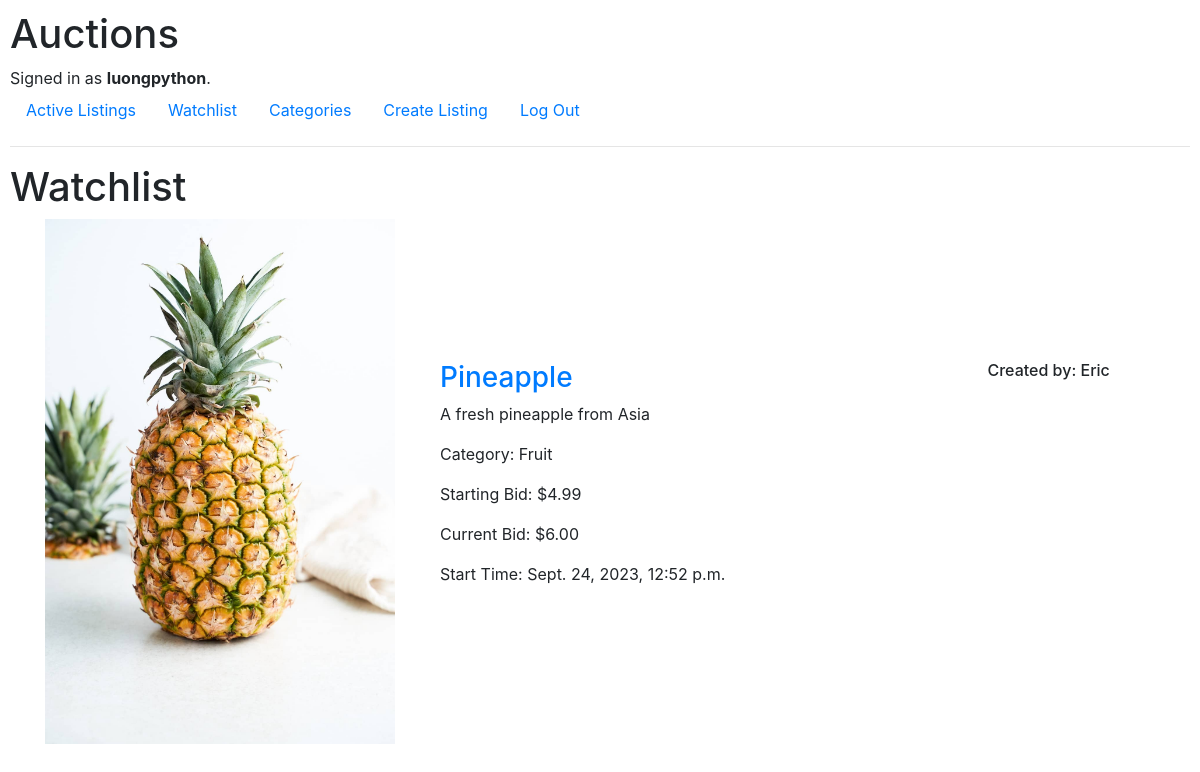
Before: /watchlist (signed in) with the older database file.
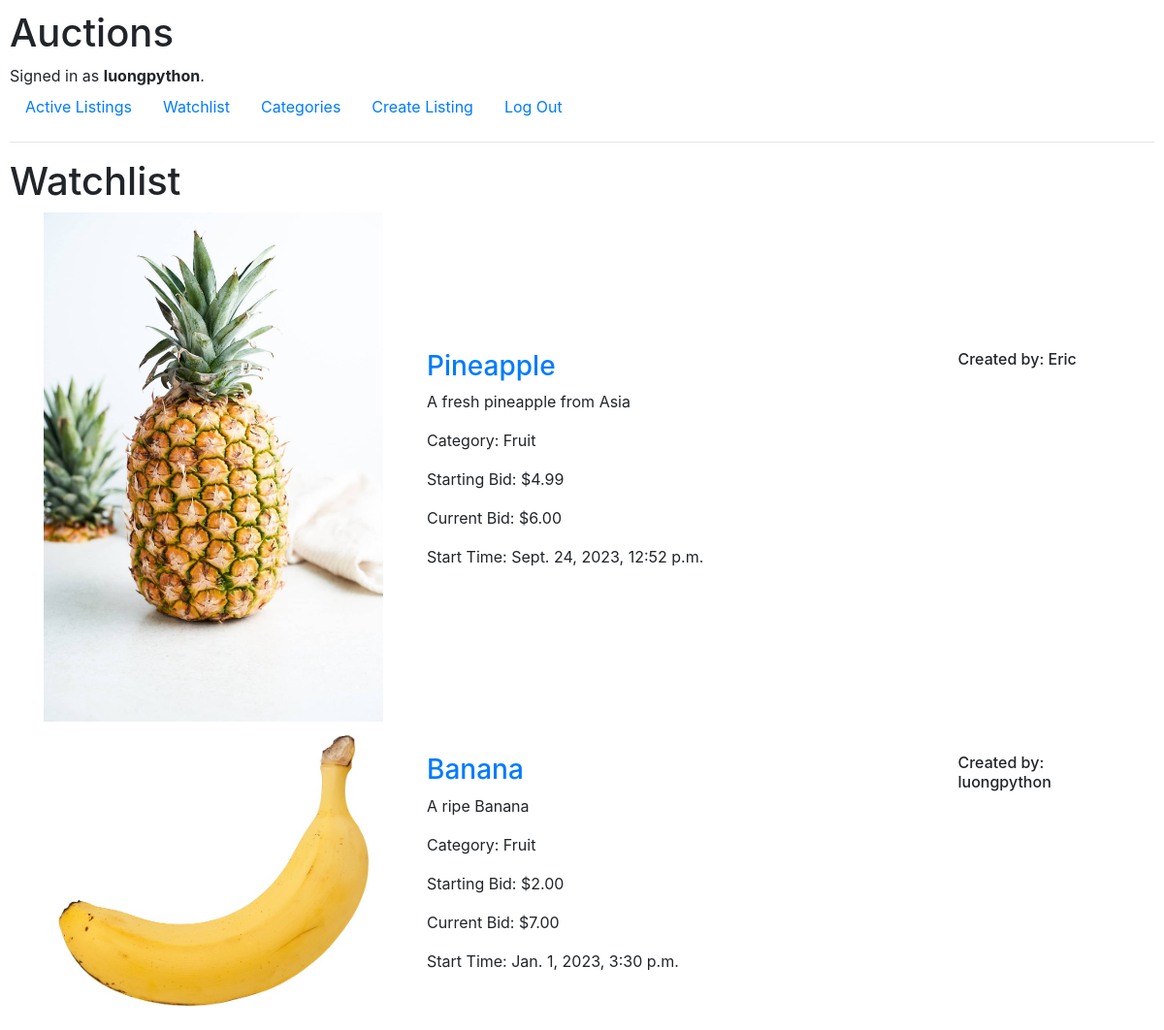
After: the same page with the newer database file.
### auctions/models.py (models this page shows, shortened)
class AuctionListing(models.Model):
    title = models.CharField(max_length=100)
    description = models.TextField()
    starting_bid = models.DecimalField(max_digits=20, decimal_places=2)
    current_bid = models.DecimalField(max_digits=20, decimal_places=2, blank=True, null=True)
    start_time = models.DateTimeField()
    end_time = models.DateTimeField(blank=True, null=True)
    seller = models.ForeignKey(User, on_delete=models.CASCADE, related_name="seller")
    category = models.CharField(max_length=64, default=None)
    image = models.ImageField(upload_to='auctions/images')
    active = models.BooleanField(default=True)
    liked = models.ManyToManyField(settings.AUTH_USER_MODEL, related_name="liked", blank=True)

class User(AbstractUser):
    pass

### auctions/views.py (the view)
# urls.py: path("watchlist", views.watchlist, name="watchlist"),
def watchlist(request):
    if not request.user.is_authenticated:
        return HttpResponseRedirect(reverse("login"))
    return render(request, "auctions/watchlist.html", {
            "listings": request.user.liked.all()
        })

### auctions/templates/auctions/watchlist.html (shortened to what this page needs)
{% extends "auctions/layout.html" %}
{% block body %}
    <h1> Watchlist </h1>
    {% for listing in listings %}
        {% if listing.active == True %}
            <div class="container">
                <div class="row align-items-center">
                    <div class="col-md-4">
                        <img src="{{ listing.image.url }}" alt="Auction listing image" class="img-fluid">
                    </div>
                    <div class="col-md-8" >
                        <div class="container">
                            <div class="row">
                                <div class="col-md-9">
                                    <h3><a href="{% url 'display_listing' listing.id %}">{{ listing.title }}</a></h3>
                                    <p>{{ listing.description }}</p>
                                    <p>Category: {{ listing.category }}</p>
                                    <p>Starting Bid: ${{ listing.starting_bid }}</p>
                                    <p>Current Bid: ${{ listing.current_bid }}</p>
                                    <p>Start Time: {{ listing.start_time }}</p>
                                </div>
                                <div class="col-md-3">
                                    <h6>Created by: {{listing.seller}}</h6>
                                </div>
                            </div>
                        </div>
                    </div>
                </div>
            </div>
        {% endif %}
    {% empty %}
        Empty
    {% endfor %}
{% endblock %}

Changed rows visible on the page:
now on this page (row edited): AuctionListing: image (picture), title "Banana", description "A ripe Banana", category "Fruit", starting_bid "2.00", current_bid "7.00", start_time "Jan. 1, 2023, 3:30 p.m.", seller "luongpython"
